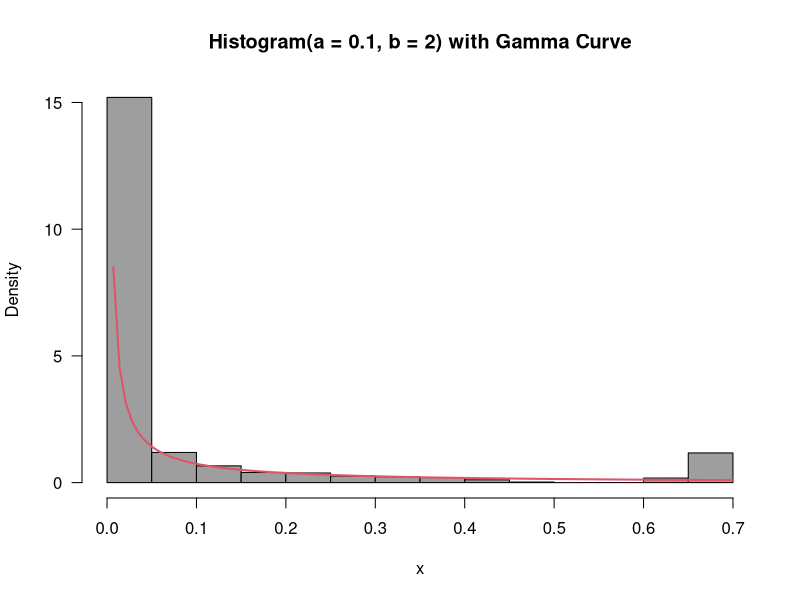
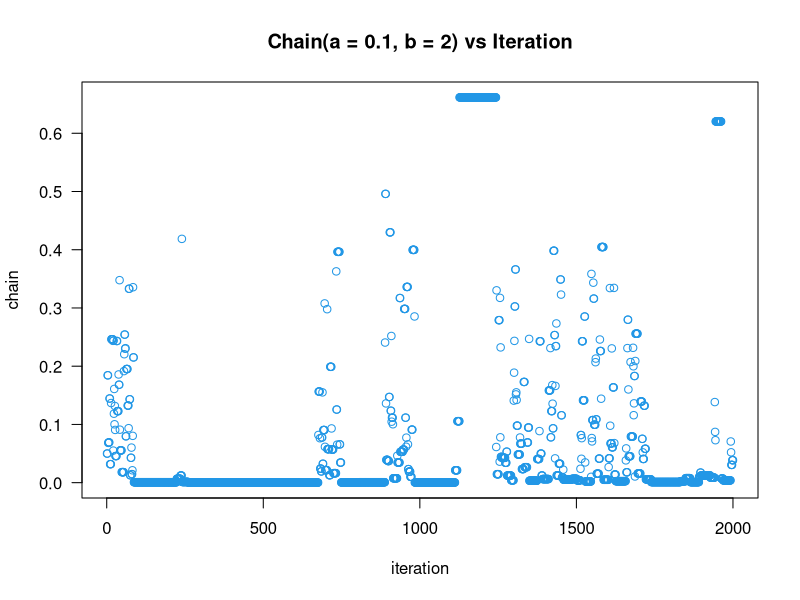

Here is the R script that generated these plots, in order:
gammh<-function (Nsim, a, b)
## Nism is the number if iterations and a and b are the parameters of the Gamma distribution 

{
  mu <- a/b
  ## the mean of the proposal distribution
  sig <- sqrt(a/(b * b))
  ## the standard deviation of the proposal distribution
  vec <- vector("numeric", Nsim)
  x <- a/b
  vec[1] <- x
  ## initializing
  accepts = 0
  for (i in 2:Nsim) {
    can <- rnorm(1, mu, sig)
    aprob <- min(1, (dgamma(can, a, b)/dgamma(x,
                                              a, b))/(dnorm(can, mu, sig)/dnorm(x,mu, sig)))
    ## computing the Metropolis-Hastings ratio
    ## here we use Metropolis-Hastings independence sampling algorithm
    ## so g(x|y) = g(x)

    u <- runif(1)
    ## ramdom probability that accepts the Xstar
    if (u < aprob){
      x <- can
    }
    vec[i] <- x
    accepts <- accepts+1
  }
  accepts
  return(vec)
}

output <- function(iteration=2000,a,b){
  vec <- gammh(iteration,a,b)
  h<-hist(vec,freq=FALSE,las=1,col=8,xlab="x", 
          main="Histogram(a = 0.1, b = 2) with Gamma Curve") 
  curve(dgamma(x, shape=0.1, scale=2), add=TRUE, col=2, lwd=2) 
  return (vec)
}
h = output(2000,0.1,2)
plot(h,las=1,col=4,xlab='iteration',ylab='chain',, 
     main="Chain(a = 0.1, b = 2) vs Iteration")
